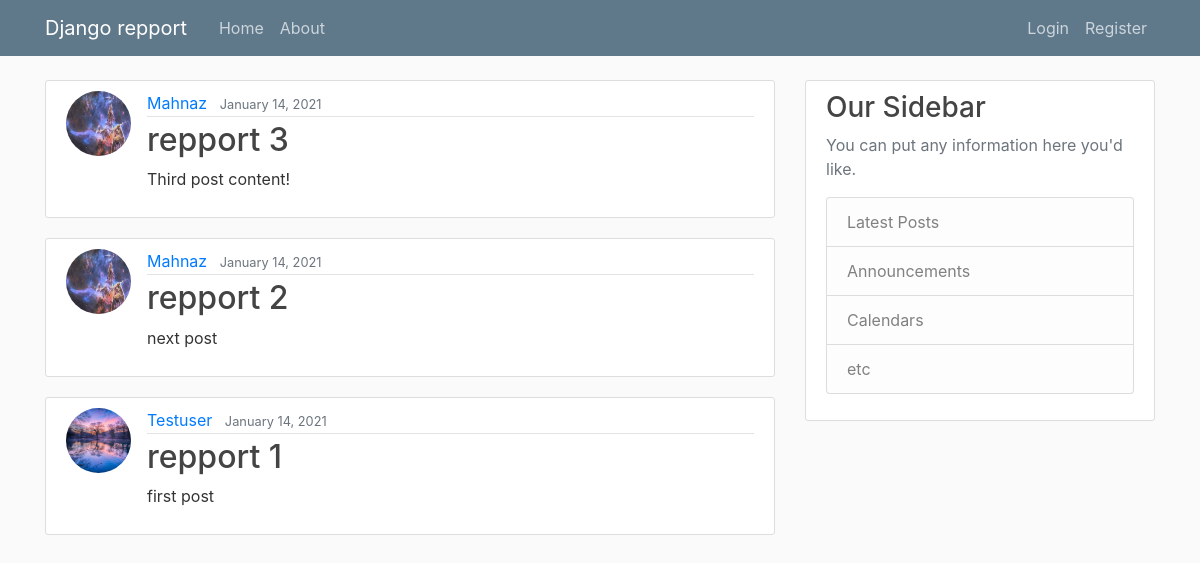
/, run on an earlier commit of the app's database.
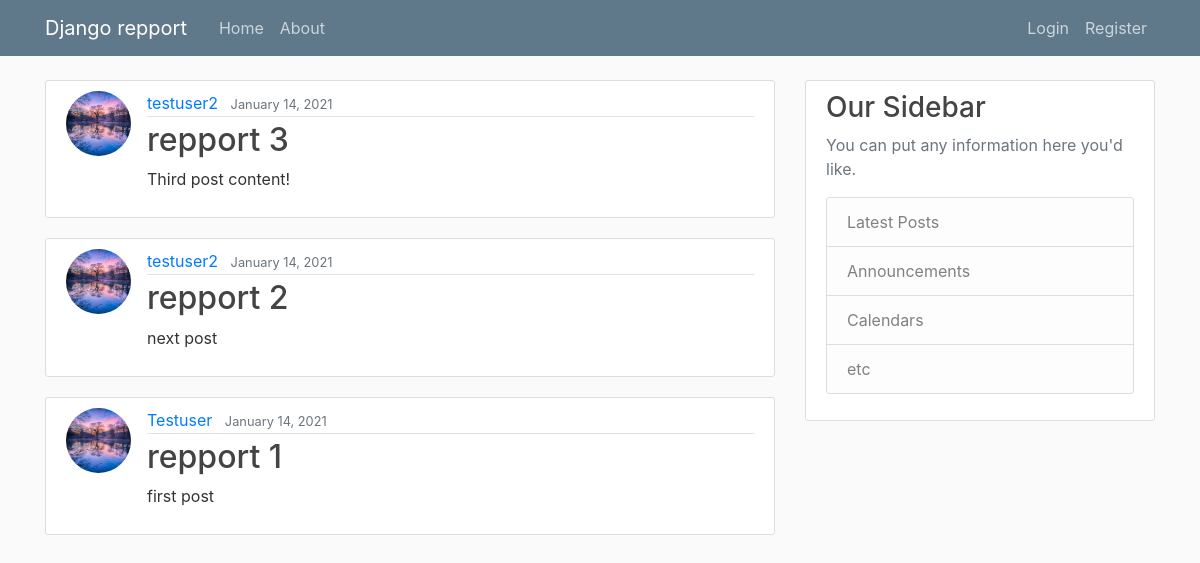
And on a later commit of the database.
### repport/models.py (models this page shows, shortened)
class Post(models.Model):
    title = models.CharField(max_length=100)
    content = models.TextField()
    date_posted = models.DateTimeField(default=timezone.now) # finde tid som en post bliver gemt
    author = models.ForeignKey(User, on_delete=models.CASCADE) # import User clas med forenkey post bliver forbundet med user.

### users/models.py (models this page shows, shortened)
class Profile(models.Model):
    user = models.OneToOneField(User, on_delete=models.CASCADE) # one_to_one betyder hver user har en profile og cascade mener hvis en bruger bliver slettet så vil profilen også bliver slettet
    image = models.ImageField(default='default.jpg', upload_to='profile_pics') # har en defaul billede som er gemt under filen 'profile_pics'

### repport/views.py (the view)
# urls.py: path('', PostListView.as_view(), name='repport-home'),
class PostListView(ListView):
    model = Post
    template_name = 'repport/home.html'  # <app>/<model>_<viewtype>.html  PostListView.as_view() med den mens <app> / <model>_<vietype> html- app er ligsom vores repport app. model er database og vieetype er list.
    context_object_name = 'posts'
    ordering = ['-date_posted'] # med - vil nyeste post vil stå først
    paginate_by = 5

### repport/templates/repport/home.html
{% extends "repport/base.html" %}
{% block content %}
    {% for post in posts %}
        <article class="media content-section">
            <img class="rounded-circle article-img" src="{{ post.author.profile.image.url }}">
              <div class="media-body">
                <div class="article-metadata">
                  <a class="mr-2" href="#">{{ post.author }}</a>
                  <small class="text-muted">{{ post.date_posted|date:"F d, Y" }}</small>
                </div>
                <h2><a class="article-title"  href="{% url 'post-detail' post.id %}" >{{ post.title }}</a></h2>
                <p class="article-content">{{ post.content }}</p>
              </div>
            </article>
    {% endfor %}
{% endblock content %}

What changed in the data, as far as the page shows it:
changed through a linked row, Post "repport 3": author.profile.image: a different picture; author "Mahnaz" → "testuser2"
changed through a linked row, Post "repport 2": author.profile.image: a different picture; author "Mahnaz" → "testuser2"
